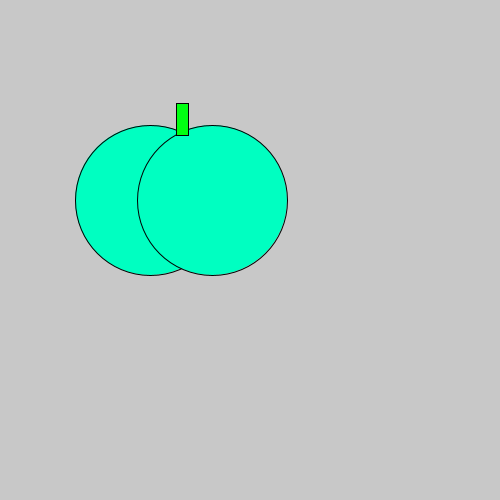
Frame 1 (no input)
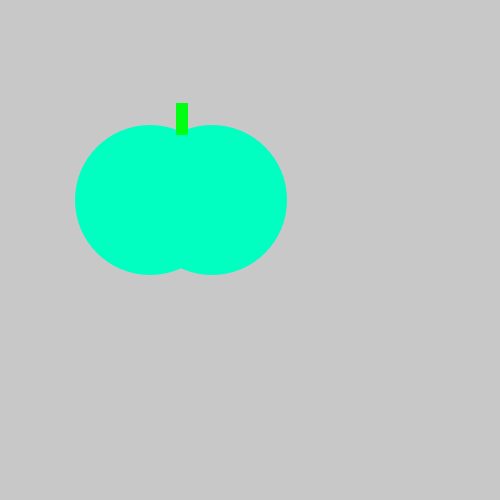
Frame 60 (the mouse pressed at the canvas centre just before this capture)
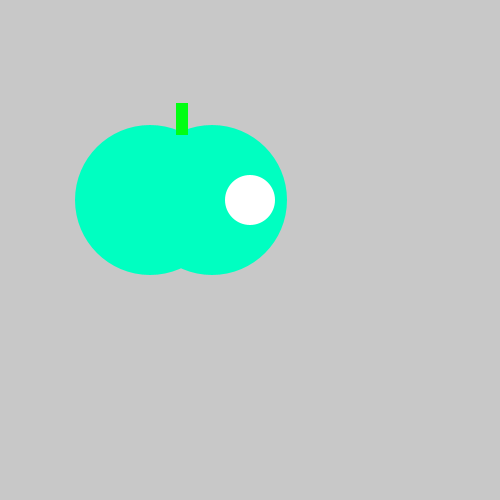
Frame 120 (the mouse held since frame 60 and released just before this capture)

The Processing sketch that drew these frames (run headless with seeded random() and noise(); from frame 60 on, the mouse is pressed at the canvas centre):

// Processing sketch: tasty_tomato
// ── tasty_tomato.pde
void setup() {
    size(500, 500);
    background(0,250, 0);
}
void draw() {
    background(200, 200, 200);
    fill(#00FFC1);
    ellipse(150, 200, 150, 150);
    ellipse(212, 200, 150, 150);
    fill(#00FF12);
    rect(176, 103, 12, 32);
    noStroke();
    
    if(mousePressed){
    fill(#FFFFFF);
      ellipse(250,200,50,50);
    
    }     
 }
